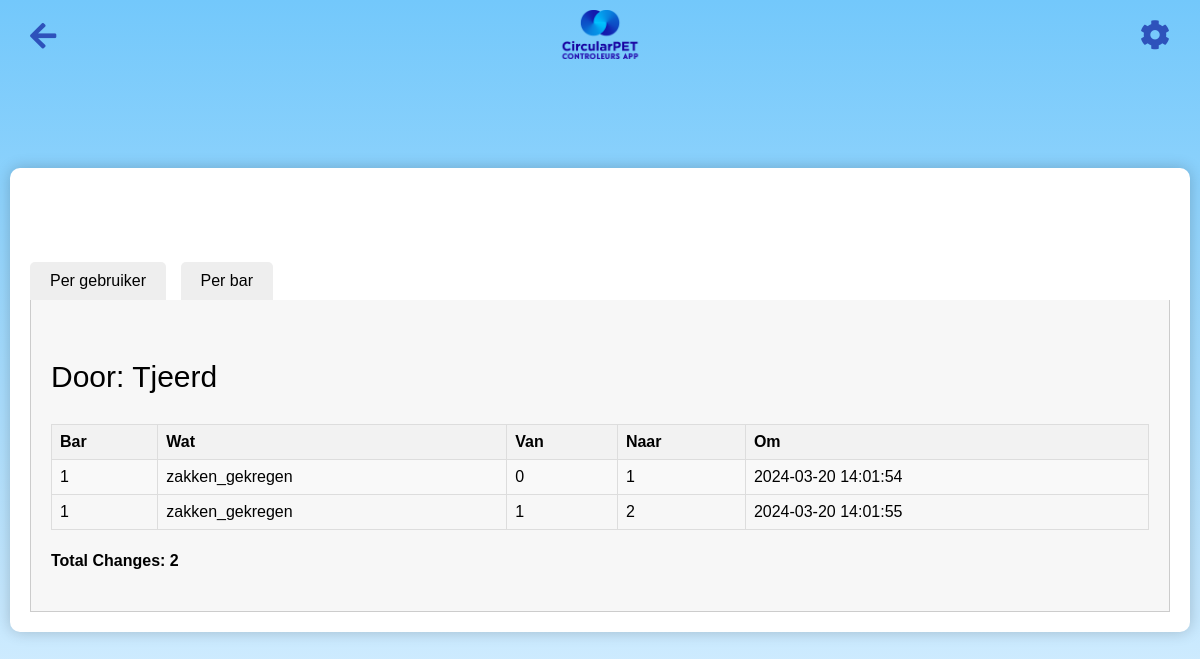
The app's page /change_log with its own data.
### app.py (models this page shows, shortened)
class User(db.Model, UserMixin):  # Extend User model with UserMixin
    id = db.Column(db.Integer, primary_key=True)
    username = db.Column(db.String(80), unique=True, nullable=False)
    password = db.Column(db.String(120), nullable=False)
    is_admin = db.Column(db.Boolean, default=False, nullable=False)
    location_id = db.Column(db.Integer, db.ForeignKey('location.id'), nullable=True)
    location = db.relationship('Location', backref=db.backref('users', lazy=True))
    group = db.Column(db.String(120), nullable=True)
    badges = db.Column(db.Integer, default=0)

class ChangeLog(db.Model):
    id = db.Column(db.Integer, primary_key=True)
    user_id = db.Column(db.Integer, db.ForeignKey('user.id'), nullable=False)  # Add this line
    user = db.relationship('User', backref='change_logs')  # Add this line for backref
    bar_id = db.Column(db.Integer, db.ForeignKey('bar.id'), nullable=False)
    field = db.Column(db.String, nullable=False)
    old_value = db.Column(db.String, nullable=True)
    new_value = db.Column(db.String, nullable=True)
    timestamp = db.Column(db.DateTime, default=datetime.utcnow)

### app.py (the view)
@app.route('/change_log')
def change_log():
    changes_with_bar_names = db.session.query(
        ChangeLog, Bar.name.label('bar_name')
    ).join(Bar, ChangeLog.bar_id == Bar.id).all()
    changes_grouped_by_user = {}
    for change, bar_name in changes_with_bar_names:
        user_changes = changes_grouped_by_user.setdefault(change.user, [])
        user_changes.append((change, bar_name))
    changes_grouped_by_bar = {}
    for change, bar_name in changes_with_bar_names:
        bar_changes = changes_grouped_by_bar.setdefault(bar_name, [])
        bar_changes.append(change)
    return render_template('change_log.html',
                           changes_grouped_by_user=changes_grouped_by_user,
                           changes_grouped_by_bar=changes_grouped_by_bar)

### templates/change_log.html (shortened to what this page needs)
<!DOCTYPE html>
<html lang="en">
<head>
    <link rel="stylesheet" href="{{ url_for('static', filename='main.css') }}">
    <link rel="stylesheet" href="https://cdnjs.cloudflare.com/ajax/libs/font-awesome/5.15.3/css/all.min.css">
</head>
<body>
    <img src="{{ url_for('static', filename='logo.png') }}" alt="CircularPET Logo" class="logo2">
    <a href="javascript:history.back()" class="back-button"><i class="fas fa-arrow-left"></i></a>
    <i id="gear-icon" class="fa fa-cog gear-icon-container"></i>
    <div class="content-container">
        <h1>Log</h1>
        <div id="tabs">
            <div class="tab " data-target="userChanges">Per gebruiker</div>
            <div class="tab" data-target="barChanges">Per bar</div>
        </div>
        <div id="userChanges" class="tab-content active">
            {% for user, changes in changes_grouped_by_user.items() %}
            <div class="user-changes-container">
                <p>Door: {{ user.username }}</p>
                <table>
                    <tr>
                        <th>Bar</th>
                        <th>Wat</th>
                        <th>Van</th>
                        <th>Naar</th>
                        <th>Om</th>
                    </tr>
                    {% for change, bar_name in changes %}
                    <tr>
                        <td>{{ bar_name }}</td>
                        <td>{{ change.field }}</td>
                        <td>{{ change.old_value }}</td>
                        <td>{{ change.new_value }}</td>
                        <td>{{ change.timestamp.strftime("%Y-%m-%d %H:%M:%S") }}</td>
                    </tr>
                    {% endfor %}
                </table>
                <h4>Total Changes: {{ changes|length }}</h4>
            </div>
            {% endfor %}
        </div>
    </div>
</body>
</html>

### static/main.css (style rules this page uses)
body { font-family: 'Arial', sans-serif; background: linear-gradient(to bottom, #73c8fb 0%, #e0f2ff 100%); margin: 0; padding: 0; display: flex; height: 100vh; align-items: center; flex-wrap: wrap; justify-content: center; }
.back-button { position: fixed; top: 10px; left: 10px; background-color: transparent; color: #2E52BB; text-decoration: none; padding: 10px 20px; border-radius: 5px; font-size: 30px; z-index: 1000; }
#gear-icon { font-size: 30px; }
.active { background-color: #4e73df; }
.active p, .active i { color: white; }
.logo2 { position: absolute; top: 10px; width: 90px; position: fixed; z-index: 1000; }
.gear-icon-container { position: fixed; top: 20px; right: 20px; cursor: pointer; font-size: 24px; color: #2E52BB; font-size: 30px; padding: 10px 20px; margin-top: -10px; margin-right: -10px; z-index: 1000; }
::placeholder { color: #888; }
h1 { color: #fff; font-size: 2em; text-align: center; margin-bottom: 0.5em; }
.content-container { width: 80%; background-color: #fff; padding: 20px; border-radius: 10px; box-shadow: 0px 0px 15px rgba(0, 0, 0, 0.2); margin: 20px auto; }

### templates/change_log.html (style rules this page uses)
table { width: 100%; border-collapse: collapse; min-width: 600px; }
th, td { border: 1px solid #ddd; padding: 8px; text-align: left; }
th { background-color: #f2f2f2; }
tr:nth-child(even) { background-color: #f9f9f9; }
.content-container { width: 95%; max-width: 1200px; margin: 20px auto; padding: 20px; background-color: #fff; border-radius: 10px; box-shadow: 0px 0px 15px rgba(0, 0, 0, 0.2); overflow-y: auto; max-height: 90vh; }
.tab { cursor: pointer; padding: 10px 20px; margin-right: 10px; background: #eee; display: inline-block; border-radius: 5px 5px 0 0; }
.tab-content { display: none; padding: 20px; border: 1px solid #ccc; border-top: none; }
.tab-content.active { display: block; background-color: rgb(247, 247, 247); }
.user-changes-container p, .bar-changes-container p { color: black !important; font-size: 30px; margin-top: 40px; }

### records on screen
User: username "Tjeerd", changes "2"
ChangeLog: bar_name "1", field "zakken_gekregen", old_value "0", new_value "1", timestamp "2024-03-20 14:01:54"
ChangeLog: bar_name "1", field "zakken_gekregen", old_value "1", new_value "2", timestamp "2024-03-20 14:01:55"
